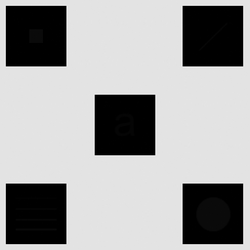
#> input picture Assignment-32/filter_average/input/1.tif, 250 x 250 px, shrunk from 512 x 512 before the run, found by its file name
$ python main.py
#> lines starting #> are read from the running program, lines starting #| are printed output that depends on the picture
import cv2
import numpy as np


# Function to apply different averaging filters to an image
def apply_filters(image, kernel_size):
    # Define averaging kernels with different normalization factors
    kernel_normal = np.ones((kernel_size, kernel_size), dtype=np.uint8) / 5
    kernel_high = np.ones((kernel_size, kernel_size), dtype=np.uint8) / 1
    kernel_low = np.ones((kernel_size, kernel_size), dtype=np.uint8) / 0.04

    # Apply the kernels to the image
    result_normal = cv2.filter2D(image, -1, kernel_normal)
    result_high = cv2.filter2D(image, -1, kernel_high)
    result_low = cv2.filter2D(image, -1, kernel_low)

    # Concatenate the original and filtered images for comparison
    result_list = np.hstack((image, result_normal, result_high, result_low))
    # Save the concatenated result image
    cv2.imwrite(
        f"image_processing/Assignment-32/filter_average/output/filter_{kernel_size}x{kernel_size}.tif",
        result_list,
    )

    return result_list


# Read the input image
image = cv2.imread("image_processing/Assignment-32/filter_average/input/1.tif")
#> image is the input picture: shape (250, 250, 3); min 0, max 245, mean 160.9

# Apply filters with a 3x3 kernel and display the result
filter_instance_3x3 = apply_filters(image, 3)
#> in apply_filters, `result_normal = cv2.filter2D(image, -1, kernel_normal)`:
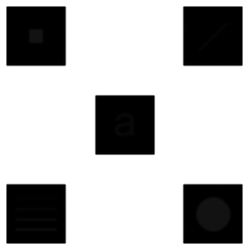
#> result_normal: shape (250, 250, 3); min 0, max 255, mean 183.7
#> in apply_filters, `result_low = cv2.filter2D(image, -1, kernel_low)`:
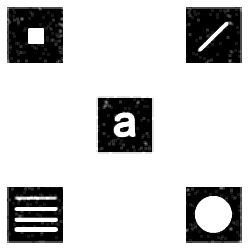
#> result_low: shape (250, 250, 3); min 0, max 255, mean 204.7
#> in apply_filters, `result_list = np.hstack((image, result_normal, result_high, result_low))`:
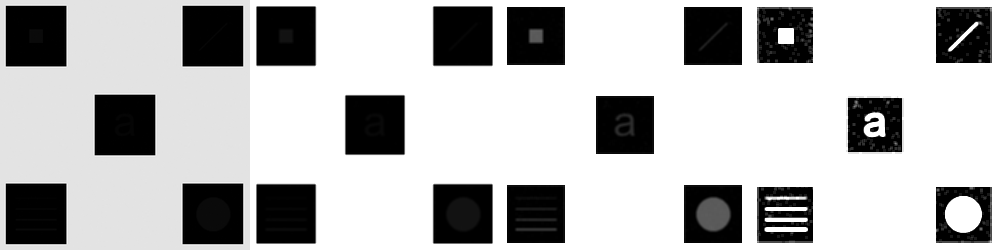
#> result_list: shape (250, 1000, 3); min 0, max 255, mean 184.5
cv2.imshow("result", filter_instance_3x3)
cv2.waitKey(0)

# Apply filters with a 5x5 kernel and display the result
filter_instance_5x5 = apply_filters(image, 5)
#> call 2 of apply_filters, with kernel_size = 5
#> in apply_filters (call 2), `result_normal = cv2.filter2D(image, -1, kernel_normal)`:
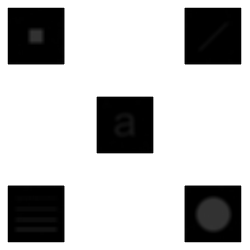
#> result_normal: shape (250, 250, 3); min 0, max 255, mean 190.7
#> in apply_filters (call 2), `result_high = cv2.filter2D(image, -1, kernel_high)`:
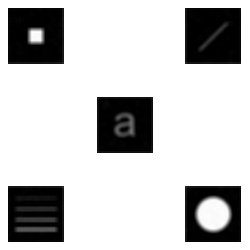
#> result_high: shape (250, 250, 3); min 0, max 255, mean 197.3
#> in apply_filters (call 2), `result_low = cv2.filter2D(image, -1, kernel_low)`:
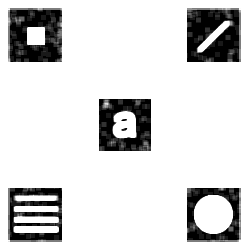
#> result_low: shape (250, 250, 3); min 0, max 255, mean 215.9
#> in apply_filters (call 2), `result_list = np.hstack((image, result_normal, result_high, result_low))`:
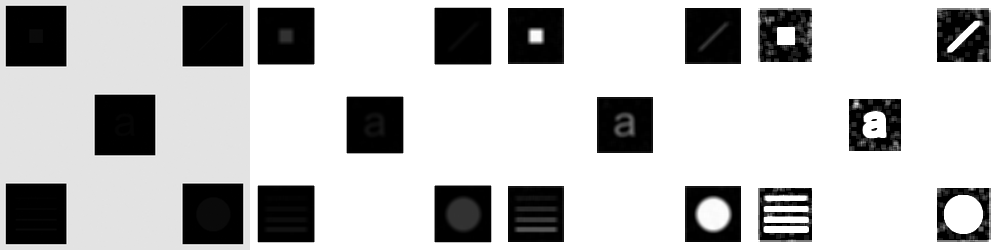
#> result_list: shape (250, 1000, 3); min 0, max 255, mean 191.2
cv2.imshow("result", filter_instance_5x5)
cv2.waitKey(0)
